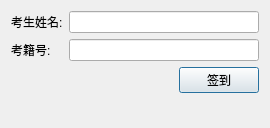
<?xml version="1.0" encoding="UTF-8"?>
<ui version="4.0">
 <class>InputDialog</class>
 <widget class="QDialog" name="InputDialog">
  <property name="geometry">
   <rect>
    <x>0</x>
    <y>0</y>
    <width>270</width>
    <height>128</height>
   </rect>
  </property>
  <property name="windowTitle">
   <string>人工签到</string>
  </property>
  <layout class="QGridLayout" name="gridLayout">
   <item row="1" column="1">
    <widget class="QLineEdit" name="idCardNoLineEdit"/>
   </item>
   <item row="1" column="0">
    <widget class="QLabel" name="label_2">
     <property name="text">
      <string>考籍号:</string>
     </property>
    </widget>
   </item>
   <item row="0" column="0">
    <widget class="QLabel" name="label">
     <property name="text">
      <string>考生姓名:</string>
     </property>
    </widget>
   </item>
   <item row="0" column="1">
    <widget class="QLineEdit" name="nameLineEdit"/>
   </item>
   <item row="2" column="0" colspan="2">
    <layout class="QHBoxLayout" name="horizontalLayout">
     <item>
      <spacer name="horizontalSpacer">
       <property name="orientation">
        <enum>Qt::Horizontal</enum>
       </property>
       <property name="sizeHint" stdset="0">
        <size>
         <width>40</width>
         <height>20</height>
        </size>
       </property>
      </spacer>
     </item>
     <item>
      <widget class="QPushButton" name="signInButton">
       <property name="minimumSize">
        <size>
         <width>80</width>
         <height>0</height>
        </size>
       </property>
       <property name="text">
        <string>签到</string>
       </property>
      </widget>
     </item>
    </layout>
   </item>
   <item row="3" column="0">
    <spacer name="verticalSpacer">
     <property name="orientation">
      <enum>Qt::Vertical</enum>
     </property>
     <property name="sizeHint" stdset="0">
      <size>
       <width>20</width>
       <height>40</height>
      </size>
     </property>
    </spacer>
   </item>
  </layout>
 </widget>
 <tabstops>
  <tabstop>nameLineEdit</tabstop>
  <tabstop>idCardNoLineEdit</tabstop>
  <tabstop>signInButton</tabstop>
 </tabstops>
 <resources/>
 <connections/>
</ui>
